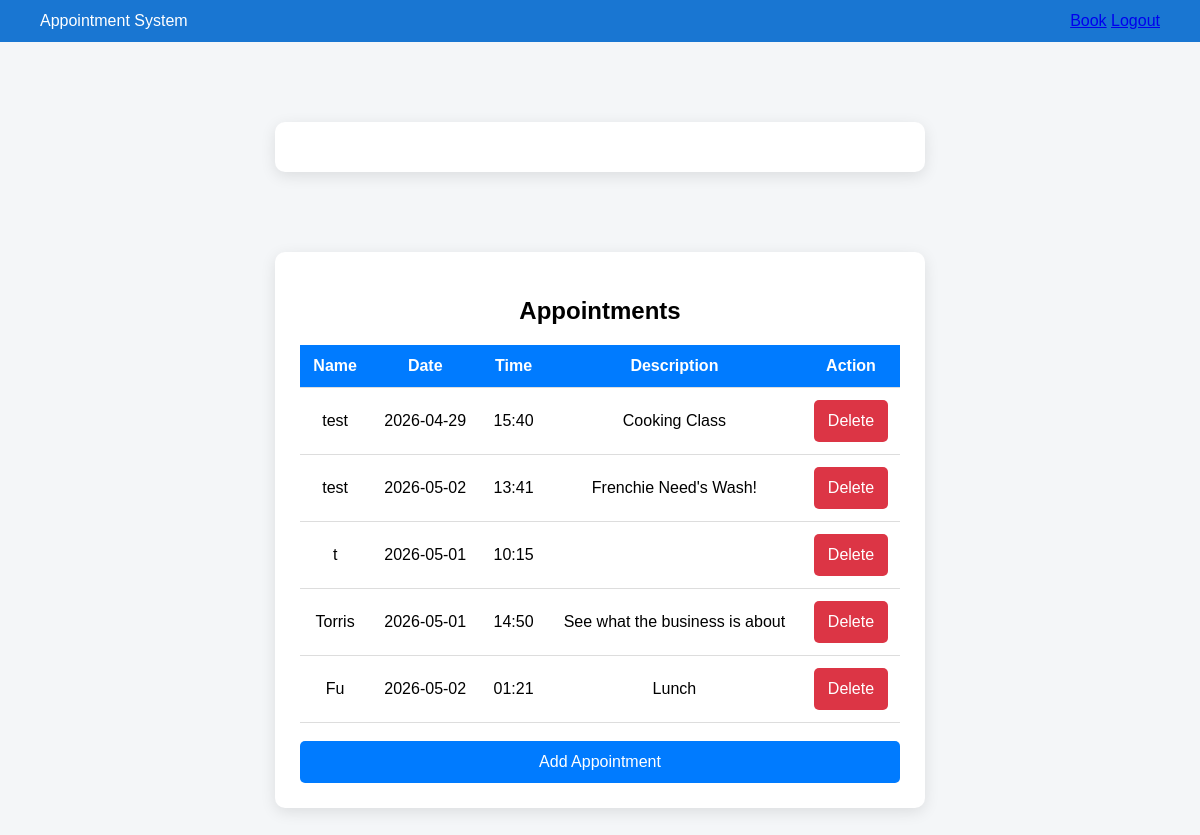
The page /schedule (signed in) on the database its author committed.
### tables this page shows
CREATE TABLE appointments (
            id INTEGER PRIMARY KEY AUTOINCREMENT,
            name TEXT,
            date TEXT,
            time TEXT,
            description TEXT,
            business_id INTEGER,
            status TEXT,
            cancel_reason TEXT
        );

### app.py (the view)
@app.route("/schedule")
def schedule():
    if "user" not in session:
        return redirect("/")
    conn = sqlite3.connect('database/database.db')
    cursor = conn.cursor()
    cursor.execute("SELECT id, name, date, time, description, status, cancel_reason FROM appointments")
    appointments = cursor.fetchall()
    conn.close()
    print(appointments)
    return render_template("schedule.html", appointments=appointments)

### templates/schedule.html (shortened to what this page needs)
<!DOCTYPE html>
<html>
<head>
    <link rel="stylesheet" href="{{ url_for('static', filename='style.css') }}">
</head>
<body>
<div class="navbar">
    <div>Appointment System</div>
    <div>
        <a href="/book">Book</a>
        <a href="/logout">Logout</a>
    </div>
</div>
<div class="container">
</div>
<div class="container">
    <h2>Appointments</h2>
    <table class="appt-table">
        <tr>
            <th>Name</th>
            <th>Date</th>
            <th>Time</th>
            <th>Description</th>
            <th>Action</th>
        </tr>
        {% for appt in appointments %}
        <tr>
            <td>{{ appt[1] }}</td>
            <td>{{ appt[2] }}</td>
            <td>{{ appt[3] }}</td>
            <td>{{ appt[4] }}</td>
            <td>
                <form method="POST" action="/delete/{{ appt[0] }}">
                    <button class="delete-btn">Delete</button>
                </form>
            </td>
        </tr>
        {% endfor %}
    </table>
    <br>
    <a href="/book"><button>Add Appointment</button></a>
</div>
</body>
</html>

### static/style.css (style rules this page uses)
body { margin: 0; font-family: Arial, sans-serif; background-color: #f4f6f8; }
.container { width: 100%; max-width: 600px; margin: 80px auto; background: white; padding: 25px; border-radius: 10px; box-shadow: 0px 4px 15px rgba(0,0,0,0.1); }
h2 { text-align: center; margin-bottom: 20px; }
button { width: 100%; padding: 12px; background-color: #007BFF; color: white; border: none; border-radius: 5px; font-size: 16px; cursor: pointer; }
.appt-table { width: 100%; border-collapse: collapse; margin-top: 20px; }
.appt-table th, .appt-table td { padding: 12px; text-align: center; border-bottom: 1px solid #ddd; }
.appt-table th { background-color: #007BFF; color: white; }
.delete-btn { background-color: #dc3545; }
.navbar { width: 100%; background: #1976d2; color: white; display: flex; justify-content: space-between; align-items: center; padding: 12px 40px; box-sizing: border-box; }

### rows shown on the page
appointments: name "test", date "2026-04-29", time "15:40", description "Cooking Class"
appointments: name "test", date "2026-05-02", time "13:41", description "Frenchie Need's Wash!"
appointments: name "t", date "2026-05-01", time "10:15"
appointments: name "Torris", date "2026-05-01", time "14:50", description "See what the business is about"
appointments: name "Fu", date "2026-05-02", time "01:21", description "Lunch"
